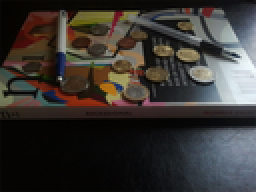
%> input picture ps2_matlab_Haoyang_Zeng/ps2-input3.png, 128 x 96 px, shrunk from 683 x 512 before the run (shown 2 times larger)
$ octave ps2_8_a.m   (GNU Octave 9; MATLAB toolbox functions it lacks are replaced by stand-ins)
%> lines starting %> are read from the running program, lines starting %| are printed output that depends on the picture; in (x1, y1, x2, y2) boxes, pixels count from 0 and x2, y2 are one past the last pixel; in counts of white or black regions, pixels touching at a corner belong together; the program's own positions count from 1
### ps2_matlab_Haoyang_Zeng/hough_lines_acc.m
function [H, theta, rho] = hough_lines_acc(img_edges);
BW = img_edges;
theta = (-90:0.5:89); %initilize theta;
[M,N] = size(img_edges);
D = sqrt((M-1)^2+(N-1)^2);
rhoResolution = 0.5;
Bound = ceil(D/rhoResolution) * rhoResolution;
rho = (-Bound:rhoResolution:Bound); %initilize tho;
H = zeros(length(rho),length(theta)); %initilize H;
cost = cos(theta*pi/180);
sint = sin(theta*pi/180);
%get the value of H matrix
for y = 1:M
    for x = 1:N
        if BW(y,x)
            r = (x-1)*cost+(y-1)*sint;
            r = round(r/rhoResolution)+ceil(D/rhoResolution)+1;
            for k = 1:length(theta*pi/180)
                H(r(k),k) = H(r(k),k)+1;
            end
        end
    end
end
end

### ps2_matlab_Haoyang_Zeng/hough_peaks.m
function [p] = hough_peaks(H,numpeaks);
H1 = H;
%find the max value and it's(x,y)
max1 = max(max(H1));
[x1,y1] = find(H1 == max1);
p = zeros(numpeaks,2);
l0 = 1;
while (l0 <= numpeaks)
%find the max value and it's(x,y)
    max1 = max(max(H1));
    [x1,y1] = find(H1 == max1);
    l1 = length(x1);
    l2 = l0+l1-1;
    l4 = size(x1);
    %if numbers of value > numpeaks, then delete the excess
    if(l2 > numpeaks)
        l2 = numpeaks
        l4 = numpeaks-l0+1;
    end
    %put the value in matrix p
    p(l0:l2,1) = x1(1:l4,:);
    p(l0:l2,2) = y1(1:l4,:);
    %make the maxvalue equal to 0 so that I can get the second largest one
    for a = l0:l2
        H1(p(a,1),p(a,2)) = 0;
    end
    l0 = l0+l1;
end

### ps2_matlab_Haoyang_Zeng/find_circles.m
function [centers,radii] = find_circles(img_edges,r_min,r_max)
step_angle = 0.1
p = 0.9
circle=[];
centers=[];
radii=[];
[m,n] = size(img_edges);
rs = r_max-r_min+1;
ra = round(2*pi/step_angle);
hough_space = zeros(m,n,rs);
[rows,cols] = find(img_edges);%find the rows and cols of val = 1;
count = size(rows);
%Correspond the image space(x,y) to the parameter space (a,b,r)
%because the value of r is not fixed.
for i=1:count
    for r=1:rs
        for k=1:ra
            a = round(rows(i)-(r_min+(r-1))*cos(k*step_angle));
            b = round(cols(i)-(r_min+(r-1))*sin(k*step_angle));
            if(a > 1 & a < m & b > 1 & b < n)
                hough_space(a,b,r) = hough_space(a,b,r)+1;
            end
        end
    end
end
% Search for points that exceed the threshold.
max_para = max(max(max(hough_space)));
% In a matrix, find the position where it is greater than the threshold
sat = find(hough_space>=max_para*p);
length = size(sat);
%get the paremeters of different circles which are satisfied
for k=1:length
    p3 = floor(sat(k)/(m*n))+1;
    p2 = floor((sat(k)-(p3-1)*(m*n))/m)+1;
    p1 = sat(k)-(p3-1)*(m*n)-(p2-1)*m;
    circle = [circle;p1,p2,p3];
end
%The points concentrated at the center of each circle are averaged to get
%the exact center and radius for each circle.
while size(circle,1) >= 1
    num = 1;
    newcircle = [];
    temp1 = circle(1,1);
    temp2 = circle(1,2);
    temp3 = circle(1,3);
    c1 = temp1;
    c2 = temp2;
    c3 = temp3;
    temp3 = r_min+temp3-1;
    if size(circle,1) > 1
        for k = 2:size(circle,1)
          if (circle(k,1)-temp1)^2+(circle(k,2)-temp2)^2 > temp3^2
             %Save the center and radius position of the remaining circle
             newcircle = [newcircle;circle(k,1),circle(k,2),circle(k,3)];
          else
            c1 = c1+circle(k,1);
            c2 = c2+circle(k,2);
            c3 = c3+circle(k,3);
            num = num+1;
          end
        end
    end
    c1 = round(c1/num);
    c2 = round(c2/num);
    c3 = round(c3/num);
    c3 = r_min+c3-1;
    centers = [centers;c1,c2];
    radii = [radii;c3];
    circle = newcircle;
end
end

### ps2_matlab_Haoyang_Zeng/ps2_8_a.m
I = imread('ps2-input3.png');
%> I is the input picture: size 96x128x3 uint8; mean R, G, B 56.9, 53, 49.5
gray = rgb2gray(I);
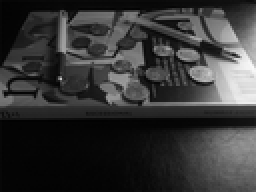
%> gray: size 96x128 uint8 (shown 2 times larger); min 1, max 249, mean 53.8
figure, imshow(gray), hold on
smooth = imgaussfilt(gray,10);
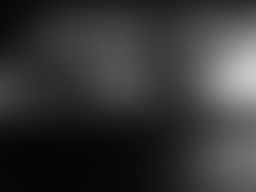
%> smooth: size 96x128 uint8 (shown 2 times larger); min 4, max 201, mean 53.1
BW = edge(smooth, 'canny');
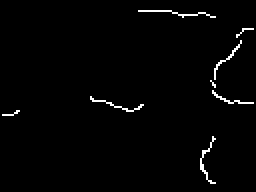
%> BW: size 96x128 logical (shown 2 times larger); 1.6% white in thin lines or dots, all inside (x1, y1, x2, y2) = (1, 5, 127, 92)
[H,T,R] = hough_lines_acc(BW);
%> after the loop in hough_lines_acc, `for y = 1:M`:
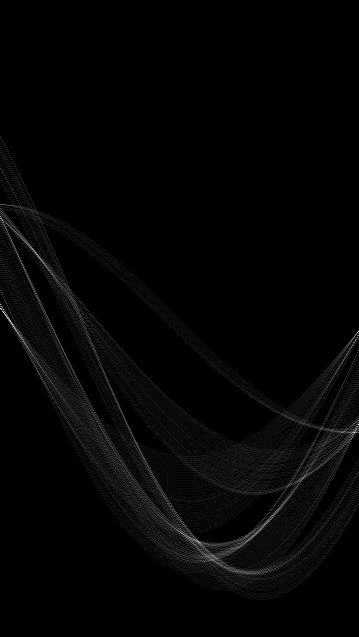
%> H: size 637x359 double; min 0, max 18, mean 0.306; drawn with min black and max white
%> after the loop in hough_lines_acc, `for y = 1:M`: r = 359 values, max 600 at index 256, min 137 at index 1, mean 454.6
%> T = 359 values from -90 to 89; R = 637 values from -159 to 159
P = hough_peaks(H,50);
%> in hough_peaks, `max1 = max(max(H1));`: max1 = 18
%> in hough_peaks, `[x1,y1] = find(H1 == max1);`: x1 = 221; y1 = 3
%> the loop in hough_peaks, `while (l0 <= numpeaks)` made 8 passes
%> (max1, l1, l0) on pass 8: (11, 16, 52)
%> (max1, x1, y1, l1, l0) on passes 2 to 6: (17, [309; 310; 313; 333], [1; 2; 4; 358], 4, 6), (16, 325, 13, 1, 7), (15, [316; 322; 425], [6; 11; 359], 3, 10), (14, [217; 312; 314; 320; 327; 433; 332], [1; 3; 5; 10; 14; 355; 359], 7, 17), (13, [219; 318; 319; 323; 533; 538], [1; 8; 9; 12; 181; 190], 6, 23)
%> after the loop in hough_peaks, `while (l0 <= numpeaks)`:
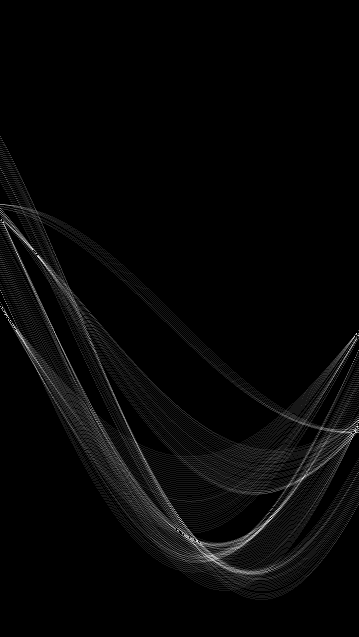
%> H1: size 637x359 double; 0.02% of pixels changed, all inside (x1, y1, x2, y2) = (0, 216, 359, 543); drawn with min black and max white
%> after the loop in hough_peaks, `while (l0 <= numpeaks)`: p = 50 rows, first 12: [221 3; 309 1; 310 2; 313 4; 333 358; 325 13; 316 6; 322 11; 425 359; 217 1; 312 3; 314 5]
%> P has the same summary as p in hough_peaks
i = 1;
[X, Y] = size(P);
%> X = 50; Y = 2
[centers,radii] = find_circles(BW,20,50)
%> in find_circles, `[rows,cols] = find(img_edges);`: rows = 195 values from 6 to 92; cols = 195 values from 2 to 127
%> in find_circles, `count = size(rows);`: count = [195 1]
%> in find_circles, `max_para = max(max(max(hough_space)));`: max_para = 11
%> in find_circles, `sat = find(hough_space>=max_para*p);`: sat = [9710; 11552; 21902; 34093; 46475; 60796; 81536; 93825; 106114; 118211]
%> in find_circles, `length = size(sat);`: length = [10 1]
%> the loop in find_circles, `for k=1:length` made 10 passes
%> (p3, p2, p1) on passes 5 to 10: (4, 101, 11), (5, 122, 28), (7, 82, 32), (8, 82, 33), (9, 82, 34), (10, 80, 35)
%> (p3, p2, p1, circle) on passes 1 to 4: (1, 102, 14, [14 102 1]), (1, 121, 32, [14 102 1; 32 121 1]), (2, 101, 14, [14 102 1; 32 121 1; 14 101 2]), (3, 100, 13, [14 102 1; 32 121 1; 14 101 2; 13 100 3])
%> after the loop in find_circles, `for k=1:length`: circle = [14 102 1; 32 121 1; 14 101 2; 13 100 3; 11 101 4; 28 122 5; 32 82 7; 33 82 8; 34 82 9; 35 80 10]
%> the loop in find_circles, `while size(circle,1) >= 1` made 3 passes
%> (temp1, temp2, temp3, c1, c2, c3, radii) on pass 1: (14, 102, 20, 13, 101, 22, 22)
%> (temp1, temp2, temp3, c1, c2, c3, centers, radii) on pass 2: (32, 121, 20, 30, 122, 22, [13 101; 30 122], [22; 22])
%> centers = [13 101; 30 122; 34 82]; radii = [22; 22; 28]
[xl,yl] = size(centers);
%> xl = 3; yl = 2
i = 1;
while i <= xl
    u = -4:0.1:4
    x0 = centers(i,1);
    y0 = centers(i,2);
    r = radii(i,1)
    x = centers(i,1) + r*sin(u);
    y = centers(i,2) + r*cos(u);
    plot(y0,x0,'r*')
    plot(y,x,'LineWidth',2,'Color','green')
    i = i + 1;
end
%> this loop made 3 passes
%> (x0, y0, r) on passes 1 to 3: (13, 101, 22), (30, 122, 22), (34, 82, 28)
j = 1;
while j <= X
    xr = P(j,1);
    xt = P(j,2);
    %find the corresponding rho and theta values
    r = R(1,xr);
    t = T(1,xt);
    %special condition when theta equals 0
    if t == 0
        y = [-1000,1000]
        x = [r,r]
    %common conditions
    else
        x = [-1000,1000]
        y = (r/sind(t))-x.*cosd(t)./sind(t);
    end
    if abs(xt - 1) > 10 & abs (xt - 360) > 10
        plot(x,y,'LineWidth',2,'Color','green')
    end
    j = j + 1;
end
%> this loop made 50 passes
%> (xr, xt, r, t, y) on passes 1 to 12: (221, 3, -49, -89, [31.55 66.46]), (309, 1, -5, -90, [5 5]), (310, 2, -4.5, -89.5, [-4.23 13.23]), (313, 4, -3, -88.5, [-23.18 29.19]), (333, 358, 7, 88.5, [33.19 -19.18]), (325, 13, 3, -84, [-108.1 102.1]), (316, 6, -1.5, -87.5, [-42.16 45.16]), (322, 11, 1.5, -85, [-88.99 85.98]), (425, 359, 53, 89, [70.46 35.55]), (217, 1, -51, -90, [51 51]), (312, 3, -3.5, -89, [-13.95 20.96]), (314, 5, -2.5, -88, [-32.42 37.42])
%> (xr, xt, r, t, x) on pass 21: (533, 181, 107, 0, [107 107])
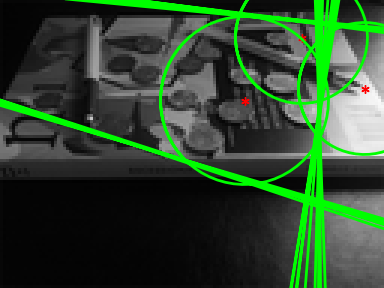
%> figure redrawn from the program's plot data; shown 3 times larger

$ run again, with ps2_matlab_Haoyang_Zeng/ps2-input1.png copied over ps2_matlab_Haoyang_Zeng/ps2-input3.png
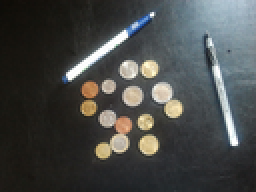
%> input picture ps2_matlab_Haoyang_Zeng/ps2-input1.png, 128 x 96 px, shrunk from 683 x 512 before the run (shown 2 times larger)
%> I is the input picture: size 96x128x3 uint8; mean R, G, B 71.2, 73.3, 71.8
%> BW: size 96x128 logical; 3.4% white in thin lines or dots, all inside (x1, y1, x2, y2) = (33, 1, 127, 81)
%> after the loop in hough_lines_acc, `for y = 1:M`: r = 359 values, max 528 at index 277, min 159 at index 1, mean 403.7
%> T = 359 values from -90 to 89; R = 637 values from -159 to 159
%> in hough_peaks, `max1 = max(max(H1));`: max1 = 28
%> in hough_peaks, `[x1,y1] = find(H1 == max1);`: x1 = 567; y1 = 181
%> the loop in hough_peaks, `while (l0 <= numpeaks)` made 11 passes
%> (max1, l1, l0) on passes 10 to 11: (14, 13, 32), (13, 22, 54)
%> after the loop in hough_peaks, `while (l0 <= numpeaks)`:
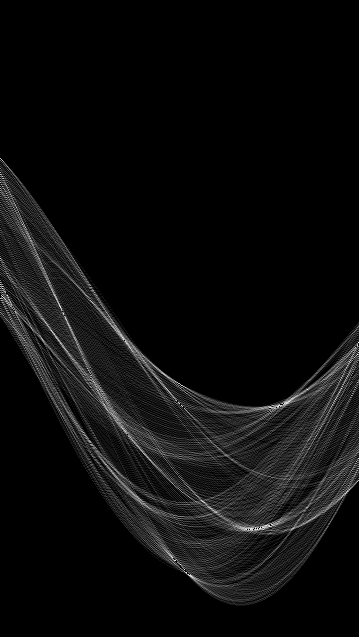
%> H1: size 637x359 double; min 0, max 13, mean 0.656; drawn with min black and max white
%> after the loop in hough_peaks, `while (l0 <= numpeaks)`: p = 50 rows, first 12: [567 181; 566 180; 568 182; 565 179; 569 183; 570 184; 564 178; 345 359; 563 177; 571 185; 562 176; 571 186]
%> P has the same summary as p in hough_peaks
%> rows = 420 values from 2 to 81; cols = 420 values from 34 to 127
%> count = [420 1]
%> max_para = 18
%> sat = [6109; 18492; 30683; 128875]
%> length = [4 1]
%> the loop in find_circles, `for k=1:length` made 4 passes
%> (p3, p2, p1, circle) on passes 1 to 4: (1, 64, 61, [61 64 1]), (2, 65, 60, [61 64 1; 60 65 2]), (3, 64, 59, [61 64 1; 60 65 2; 59 64 3]), (11, 63, 43, [61 64 1; 60 65 2; 59 64 3; 43 63 11])
%> the loop in find_circles, `while size(circle,1) >= 1` made 1 pass
%> (temp1, temp2, temp3, c1, c2, c3, radii) on pass 1: (61, 64, 20, 56, 64, 23, 23)
%> `[centers,radii] = find_circles(BW,20,50)`: centers = [56 64]; radii = 23
%> the loop `while i <= xl` made 1 pass
%> (x0, y0, r) on pass 1: (56, 64, 23)
%> the loop `while j <= X` made 50 passes
%> (xr, xt, r, t, y) on passes 2 to 9: (566, 180, 123.5, -0.5, [-128740.9 100436.4]), (568, 182, 124.5, 0.5, [128855.5 -100321.8]), (565, 179, 123, -1, [-64337.7 50242.2]), (569, 183, 125, 1, [64452.3 -50127.6]), (570, 184, 125.5, 1.5, [42982.8 -33394.2]), (564, 178, 122.5, -1.5, [-42868.1 33508.8]), (345, 359, 13, 89, [30.46 -4.45]), (563, 177, 122, -2, [-32132 25140.5])
%> after the loop `while j <= X`:
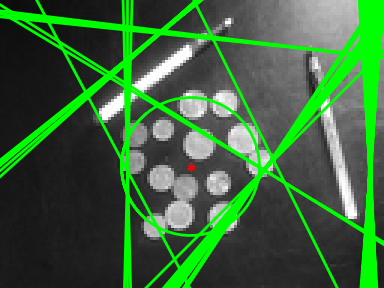
%> figure redrawn from the program's plot data; shown 3 times larger
